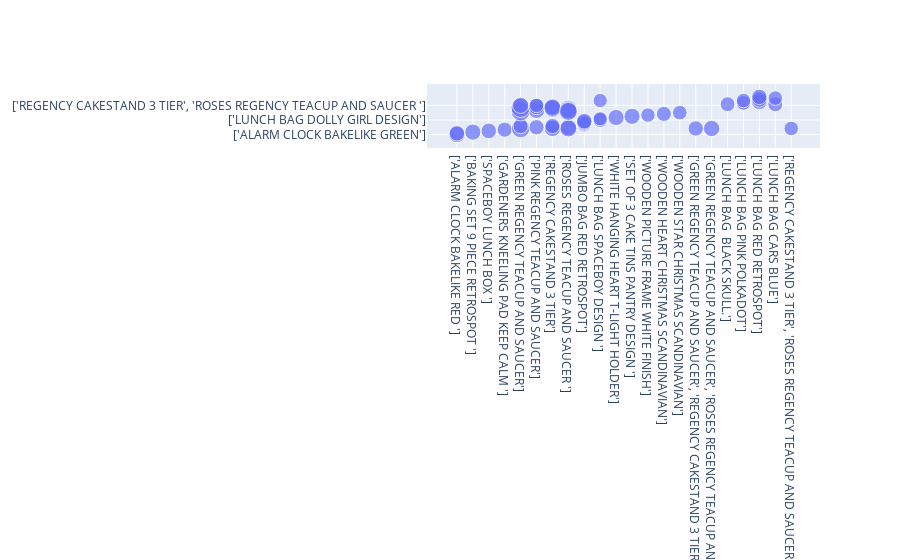
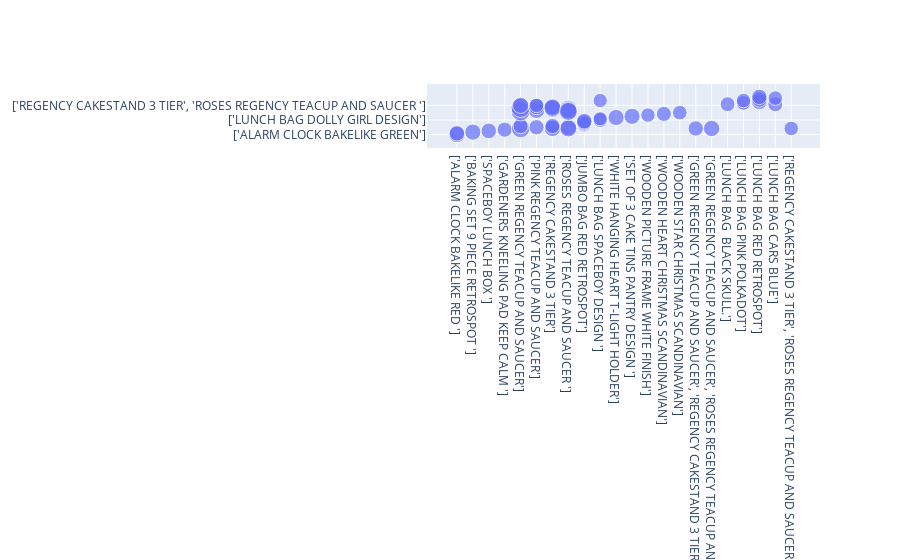

Notebook source saved alongside these figures, in order:
### Code cell
PyARMViz.adjacency_scatter_plot(rules=rules)

### Figure 1 — Plotly figure (JSON) as saved in the notebook; plotly's stock layout.template omitted (floating-point values rounded to 4 significant figures)
{"data": [{"marker": {"size": [16.41, 15.55, 16.27, 15.56, 15.16, 18.57, 15.28, 15.38, 15.18, 16.62, 14.71, 14.53, 15.32, 15.65, 14.94, 14.1, 16.26, 17.01, 16.21, 15.18, 16.15, 14.44, 15.09, 14.65, 18.93, 16.47, 16.58, 15.39, 19.27, 16.23, 17.65, 16.39, 16.17, 16.17, 17.47, 14.92, 14.67, 15.77, 15.05, 14.42, 15.58, 14.57, 15.49, 14.29, 14.44, 17.14, 17.93, 14.58]}, "mode": "markers", "name": "Association rules", "type": "scatter", "x": ["['ALARM CLOCK BAKELIKE RED ']", "['ALARM CLOCK BAKELIKE RED ']", "['BAKING SET 9 PIECE RETROSPOT ']", "['SPACEBOY LUNCH BOX ']", "['GARDENERS KNEELING PAD KEEP CALM ']", "['GREEN REGENCY TEACUP AND SAUCER']", "['PINK REGENCY TEACUP AND SAUCER']", "['REGENCY CAKESTAND 3 TIER']", "['GREEN REGENCY TEACUP AND SAUCER']", "['ROSES REGENCY TEACUP AND SAUCER ']", "['JUMBO BAG RED RETROSPOT']", "['JUMBO BAG RED RETROSPOT']", "['JUMBO BAG RED RETROSPOT']", "['JUMBO BAG RED RETROSPOT']", "['LUNCH BAG SPACEBOY DESIGN ']", "['LUNCH BAG SPACEBOY DESIGN ']", "['REGENCY CAKESTAND 3 TIER']", "['ROSES REGENCY TEACUP AND SAUCER ']", "['WHITE HANGING HEART T-LIGHT HOLDER']", "['REGENCY CAKESTAND 3 TIER']", "['SET OF 3 CAKE TINS PANTRY DESIGN ']", "['WOODEN PICTURE FRAME WHITE FINISH']", "['WOODEN HEART CHRISTMAS SCANDINAVIAN']", "['WOODEN STAR CHRISTMAS SCANDINAVIAN']", "['GREEN REGENCY TEACUP AND SAUCER']", "['PINK REGENCY TEACUP AND SAUCER']", "['REGENCY CAKESTAND 3 TIER']", "['GREEN REGENCY TEACUP AND SAUCER', 'REGENCY CAKESTAND 3 TIER']", "['GREEN REGENCY TEACUP AND SAUCER']", "['PINK REGENCY TEACUP AND SAUCER']", "['ROSES REGENCY TEACUP AND SAUCER ']", "['GREEN REGENCY TEACUP AND SAUCER', 'ROSES REGENCY TEACUP AND SAUCER ']", "['GREEN REGENCY TEACUP AND SAUCER']", "['REGENCY CAKESTAND 3 TIER']", "['ROSES REGENCY TEACUP AND SAUCER ']", "['LUNCH BAG  BLACK SKULL.']", "['LUNCH BAG PINK POLKADOT']", "['LUNCH BAG RED RETROSPOT']", "['LUNCH BAG CARS BLUE']", "['LUNCH BAG PINK POLKADOT']", "['LUNCH BAG RED RETROSPOT']", "['LUNCH BAG CARS BLUE']", "['LUNCH BAG RED RETROSPOT']", "['LUNCH BAG SPACEBOY DESIGN ']", "['PINK REGENCY TEACUP AND SAUCER']", "['REGENCY CAKESTAND 3 TIER']", "['ROSES REGENCY TEACUP AND SAUCER ']", "['REGENCY CAKESTAND 3 TIER', 'ROSES REGENCY TEACUP AND SAUCER ']"], "y": ["['ALARM CLOCK BAKELIKE GREEN']", "['ALARM CLOCK BAKELIKE PINK']", "['BAKING SET SPACEBOY DESIGN']", "['DOLLY GIRL LUNCH BOX']", "['GARDENERS KNEELING PAD CUP OF TEA ']", "['PINK REGENCY TEACUP AND SAUCER']", "['GREEN REGENCY TEACUP AND SAUCER']", "['GREEN REGENCY TEACUP AND SAUCER']", "['ROSES REGENCY TEACUP AND SAUCER ']", "['GREEN REGENCY TEACUP AND SAUCER']", "['JUMBO  BAG BAROQUE BLACK WHITE']", "['JUMBO BAG APPLES']", "['JUMBO BAG PINK POLKADOT']", "['JUMBO BAG STRAWBERRY']", "['LUNCH BAG DOLLY GIRL DESIGN']", "['LUNCH BAG WOODLAND']", "['PINK REGENCY TEACUP AND SAUCER']", "['PINK REGENCY TEACUP AND SAUCER']", "['RED HANGING HEART T-LIGHT HOLDER']", "['ROSES REGENCY TEACUP AND SAUCER ']", "['SET OF TEA COFFEE SUGAR TINS PANTRY']", "['WOODEN FRAME ANTIQUE WHITE ']", "['WOODEN STAR CHRISTMAS SCANDINAVIAN']", "['WOODEN HEART CHRISTMAS SCANDINAVIAN']", "['PINK REGENCY TEACUP AND SAUCER', 'REGENCY CAKESTAND 3 TIER']", "['GREEN REGENCY TEACUP AND SAUCER', 'REGENCY CAKESTAND 3 TIER']", "['GREEN REGENCY TEACUP AND SAUCER', 'PINK REGENCY TEACUP AND SAUCER']", "['PINK REGENCY TEACUP AND SAUCER']", "['PINK REGENCY TEACUP AND SAUCER', 'ROSES REGENCY TEACUP AND SAUCER ']", "['GREEN REGENCY TEACUP AND SAUCER', 'ROSES REGENCY TEACUP AND SAUCER ']", "['GREEN REGENCY TEACUP AND SAUCER', 'PINK REGENCY TEACUP AND SAUCER']", "['PINK REGENCY TEACUP AND SAUCER']", "['REGENCY CAKESTAND 3 TIER', 'ROSES REGENCY TEACUP AND SAUCER ']", "['GREEN REGENCY TEACUP AND SAUCER', 'ROSES REGENCY TEACUP AND SAUCER ']", "['GREEN REGENCY TEACUP AND SAUCER', 'REGENCY CAKESTAND 3 TIER']", "['LUNCH BAG PINK POLKADOT', 'LUNCH BAG RED RETROSPOT']", "['LUNCH BAG  BLACK SKULL.', 'LUNCH BAG RED RETROSPOT']", "['LUNCH BAG  BLACK SKULL.', 'LUNCH BAG PINK POLKADOT']", "['LUNCH BAG PINK POLKADOT', 'LUNCH BAG RED RETROSPOT']", "['LUNCH BAG CARS BLUE', 'LUNCH BAG RED RETROSPOT']", "['LUNCH BAG CARS BLUE', 'LUNCH BAG PINK POLKADOT']", "['LUNCH BAG RED RETROSPOT', 'LUNCH BAG SPACEBOY DESIGN ']", "['LUNCH BAG CARS BLUE', 'LUNCH BAG SPACEBOY DESIGN ']", "['LUNCH BAG CARS BLUE', 'LUNCH BAG RED RETROSPOT']", "['REGENCY CAKESTAND 3 TIER', 'ROSES REGENCY TEACUP AND SAUCER ']", "['PINK REGENCY TEACUP AND SAUCER', 'ROSES REGENCY TEACUP AND SAUCER ']", "['PINK REGENCY TEACUP AND SAUCER', 'REGENCY CAKESTAND 3 TIER']", "['PINK REGENCY TEACUP AND SAUCER']"]}], "layout": {}}

### Figure 2 — Plotly figure (JSON) as saved in the notebook; plotly's stock layout.template omitted (floating-point values rounded to 4 significant figures)
{"data": [{"marker": {"size": [16.41, 15.55, 16.27, 15.56, 15.16, 18.57, 15.28, 15.38, 15.18, 16.62, 14.71, 14.53, 15.32, 15.65, 14.94, 14.1, 16.26, 17.01, 16.21, 15.18, 16.15, 14.44, 15.09, 14.65, 18.93, 16.47, 16.58, 15.39, 19.27, 16.23, 17.65, 16.39, 16.17, 16.17, 17.47, 14.92, 14.67, 15.77, 15.05, 14.42, 15.58, 14.57, 15.49, 14.29, 14.44, 17.14, 17.93, 14.58]}, "mode": "markers", "name": "Association rules", "type": "scatter", "x": ["['ALARM CLOCK BAKELIKE RED ']", "['ALARM CLOCK BAKELIKE RED ']", "['BAKING SET 9 PIECE RETROSPOT ']", "['SPACEBOY LUNCH BOX ']", "['GARDENERS KNEELING PAD KEEP CALM ']", "['GREEN REGENCY TEACUP AND SAUCER']", "['PINK REGENCY TEACUP AND SAUCER']", "['REGENCY CAKESTAND 3 TIER']", "['GREEN REGENCY TEACUP AND SAUCER']", "['ROSES REGENCY TEACUP AND SAUCER ']", "['JUMBO BAG RED RETROSPOT']", "['JUMBO BAG RED RETROSPOT']", "['JUMBO BAG RED RETROSPOT']", "['JUMBO BAG RED RETROSPOT']", "['LUNCH BAG SPACEBOY DESIGN ']", "['LUNCH BAG SPACEBOY DESIGN ']", "['REGENCY CAKESTAND 3 TIER']", "['ROSES REGENCY TEACUP AND SAUCER ']", "['WHITE HANGING HEART T-LIGHT HOLDER']", "['REGENCY CAKESTAND 3 TIER']", "['SET OF 3 CAKE TINS PANTRY DESIGN ']", "['WOODEN PICTURE FRAME WHITE FINISH']", "['WOODEN HEART CHRISTMAS SCANDINAVIAN']", "['WOODEN STAR CHRISTMAS SCANDINAVIAN']", "['GREEN REGENCY TEACUP AND SAUCER']", "['PINK REGENCY TEACUP AND SAUCER']", "['REGENCY CAKESTAND 3 TIER']", "['GREEN REGENCY TEACUP AND SAUCER', 'REGENCY CAKESTAND 3 TIER']", "['GREEN REGENCY TEACUP AND SAUCER']", "['PINK REGENCY TEACUP AND SAUCER']", "['ROSES REGENCY TEACUP AND SAUCER ']", "['GREEN REGENCY TEACUP AND SAUCER', 'ROSES REGENCY TEACUP AND SAUCER ']", "['GREEN REGENCY TEACUP AND SAUCER']", "['REGENCY CAKESTAND 3 TIER']", "['ROSES REGENCY TEACUP AND SAUCER ']", "['LUNCH BAG  BLACK SKULL.']", "['LUNCH BAG PINK POLKADOT']", "['LUNCH BAG RED RETROSPOT']", "['LUNCH BAG CARS BLUE']", "['LUNCH BAG PINK POLKADOT']", "['LUNCH BAG RED RETROSPOT']", "['LUNCH BAG CARS BLUE']", "['LUNCH BAG RED RETROSPOT']", "['LUNCH BAG SPACEBOY DESIGN ']", "['PINK REGENCY TEACUP AND SAUCER']", "['REGENCY CAKESTAND 3 TIER']", "['ROSES REGENCY TEACUP AND SAUCER ']", "['REGENCY CAKESTAND 3 TIER', 'ROSES REGENCY TEACUP AND SAUCER ']"], "y": ["['ALARM CLOCK BAKELIKE GREEN']", "['ALARM CLOCK BAKELIKE PINK']", "['BAKING SET SPACEBOY DESIGN']", "['DOLLY GIRL LUNCH BOX']", "['GARDENERS KNEELING PAD CUP OF TEA ']", "['PINK REGENCY TEACUP AND SAUCER']", "['GREEN REGENCY TEACUP AND SAUCER']", "['GREEN REGENCY TEACUP AND SAUCER']", "['ROSES REGENCY TEACUP AND SAUCER ']", "['GREEN REGENCY TEACUP AND SAUCER']", "['JUMBO  BAG BAROQUE BLACK WHITE']", "['JUMBO BAG APPLES']", "['JUMBO BAG PINK POLKADOT']", "['JUMBO BAG STRAWBERRY']", "['LUNCH BAG DOLLY GIRL DESIGN']", "['LUNCH BAG WOODLAND']", "['PINK REGENCY TEACUP AND SAUCER']", "['PINK REGENCY TEACUP AND SAUCER']", "['RED HANGING HEART T-LIGHT HOLDER']", "['ROSES REGENCY TEACUP AND SAUCER ']", "['SET OF TEA COFFEE SUGAR TINS PANTRY']", "['WOODEN FRAME ANTIQUE WHITE ']", "['WOODEN STAR CHRISTMAS SCANDINAVIAN']", "['WOODEN HEART CHRISTMAS SCANDINAVIAN']", "['PINK REGENCY TEACUP AND SAUCER', 'REGENCY CAKESTAND 3 TIER']", "['GREEN REGENCY TEACUP AND SAUCER', 'REGENCY CAKESTAND 3 TIER']", "['GREEN REGENCY TEACUP AND SAUCER', 'PINK REGENCY TEACUP AND SAUCER']", "['PINK REGENCY TEACUP AND SAUCER']", "['PINK REGENCY TEACUP AND SAUCER', 'ROSES REGENCY TEACUP AND SAUCER ']", "['GREEN REGENCY TEACUP AND SAUCER', 'ROSES REGENCY TEACUP AND SAUCER ']", "['GREEN REGENCY TEACUP AND SAUCER', 'PINK REGENCY TEACUP AND SAUCER']", "['PINK REGENCY TEACUP AND SAUCER']", "['REGENCY CAKESTAND 3 TIER', 'ROSES REGENCY TEACUP AND SAUCER ']", "['GREEN REGENCY TEACUP AND SAUCER', 'ROSES REGENCY TEACUP AND SAUCER ']", "['GREEN REGENCY TEACUP AND SAUCER', 'REGENCY CAKESTAND 3 TIER']", "['LUNCH BAG PINK POLKADOT', 'LUNCH BAG RED RETROSPOT']", "['LUNCH BAG  BLACK SKULL.', 'LUNCH BAG RED RETROSPOT']", "['LUNCH BAG  BLACK SKULL.', 'LUNCH BAG PINK POLKADOT']", "['LUNCH BAG PINK POLKADOT', 'LUNCH BAG RED RETROSPOT']", "['LUNCH BAG CARS BLUE', 'LUNCH BAG RED RETROSPOT']", "['LUNCH BAG CARS BLUE', 'LUNCH BAG PINK POLKADOT']", "['LUNCH BAG RED RETROSPOT', 'LUNCH BAG SPACEBOY DESIGN ']", "['LUNCH BAG CARS BLUE', 'LUNCH BAG SPACEBOY DESIGN ']", "['LUNCH BAG CARS BLUE', 'LUNCH BAG RED RETROSPOT']", "['REGENCY CAKESTAND 3 TIER', 'ROSES REGENCY TEACUP AND SAUCER ']", "['PINK REGENCY TEACUP AND SAUCER', 'ROSES REGENCY TEACUP AND SAUCER ']", "['PINK REGENCY TEACUP AND SAUCER', 'REGENCY CAKESTAND 3 TIER']", "['PINK REGENCY TEACUP AND SAUCER']"]}], "layout": {}}
